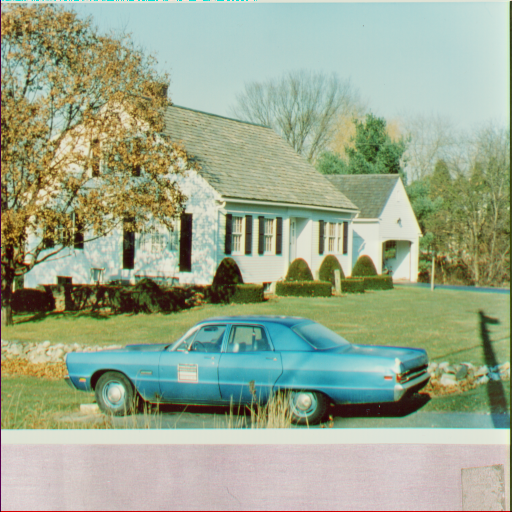
#> input picture data/house.tiff, 512 x 512 px
$ python Transparency.py
#> lines starting #> are read from the running program, lines starting #| are printed output that depends on the picture
import cv2


def main():
    image = cv2.imread("../data/house.tiff", 1)
#> image is the input picture: shape (512, 512, 3); mean B, G, R 142.2, 168.2, 155.4

    # Instead of split sue this way, more fast
    blue = image[:, :, 0]
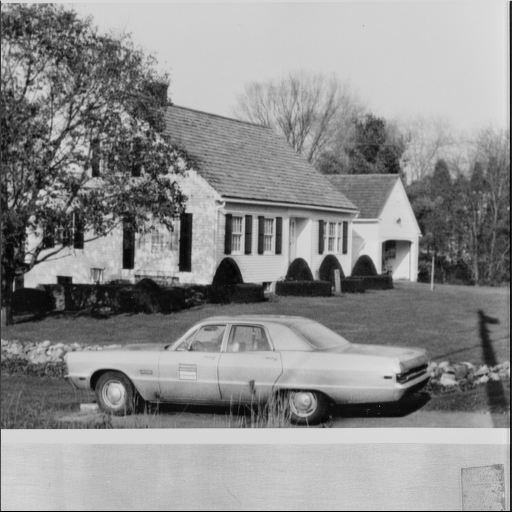
#> blue: shape (512, 512); min 0, max 226, mean 142.2
    green = image[:, :, 1]
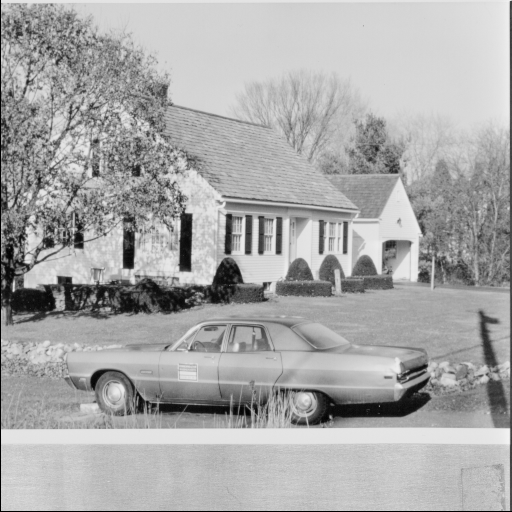
#> green: shape (512, 512); min 0, max 242, mean 168.2
    red = image[:, :, 2]
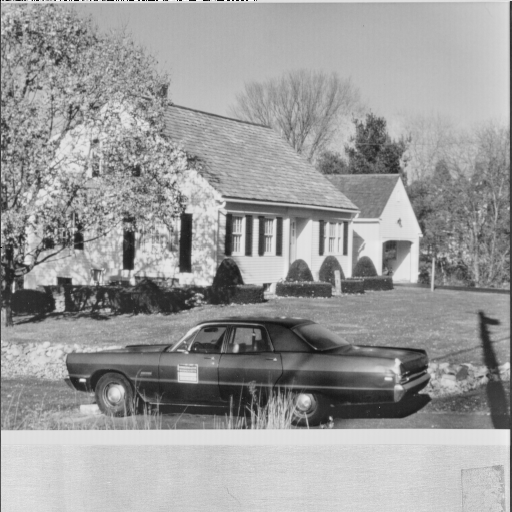
#> red: shape (512, 512); min 0, max 255, mean 155.4

    # combine each color spacing with alpha channel
    rgba = cv2.merge((blue, green, red, red))

    # cv2 gui does not support alpha value, so use default OS viewer
    # use png format, because jpeg does not support alpha channel
    print(cv2.imwrite("../data/rgba_red.png", rgba))
#| True


if __name__ == '__main__':
    main()

$ run again, with data/4.1.03.tiff copied over data/house.tiff
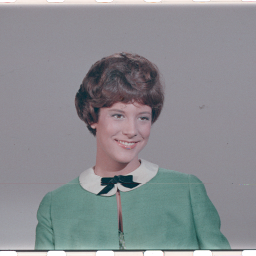
#> input picture data/4.1.03.tiff, 256 x 256 px
#> in main, image is the input picture: shape (256, 256, 3); mean B, G, R 144, 140, 137.6
#> in main, `blue = image[:, :, 0]`:
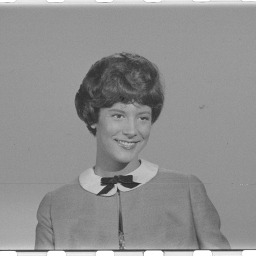
#> blue: shape (256, 256); min 38, max 255, mean 144
#> in main, `red = image[:, :, 2]`:
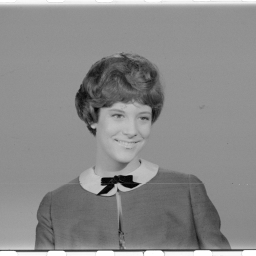
#> red: shape (256, 256); min 1, max 255, mean 137.6
#| True
